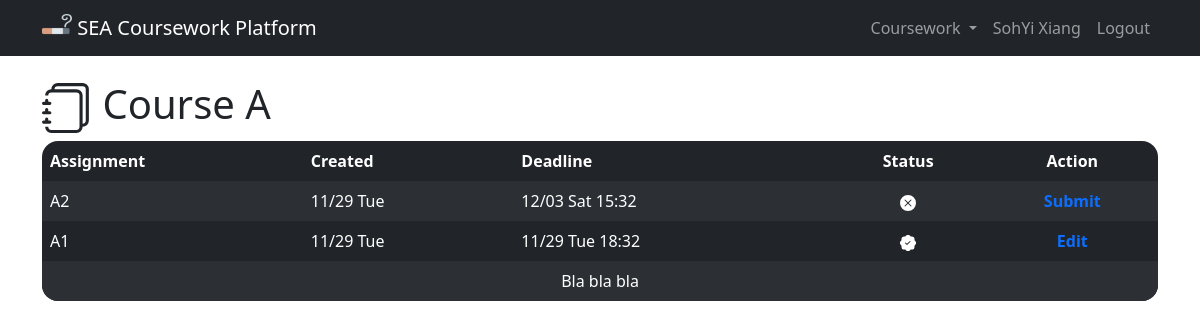
The app's page /coursework/5 (signed in), older data.
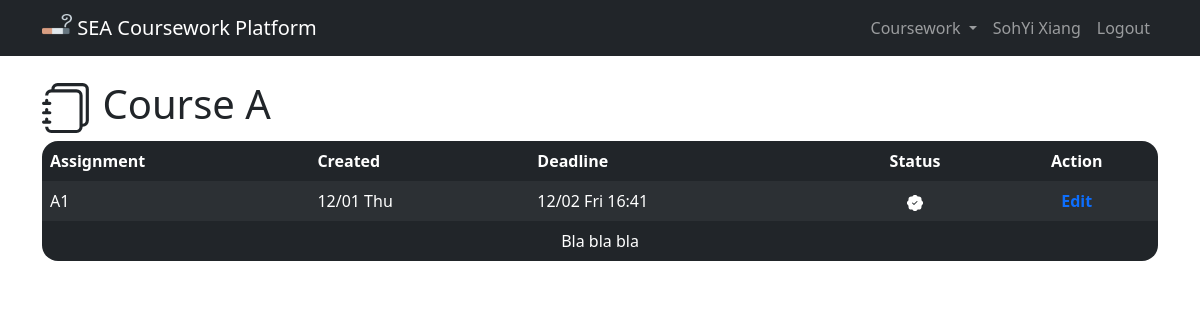
The same page, newer data.
### coursework/models.py (models this page shows)
class Assignment(models.Model):
    coursework = models.ForeignKey(
        Coursework,
        on_delete=models.PROTECT,
        related_name="assignment"
    )
    title = models.CharField(max_length=128)
    created_on = models.DateTimeField(auto_now_add=True)
    deadline = models.DateTimeField()
    def __str__(self):
        return self.title
    class Meta:
        ordering = ["coursework", "-created_on"]

### coursework/views.py (the view)
@login_required
def coursework_view(request, coursework_id):
    coursework = Coursework.objects.get(pk=int(coursework_id))
    if request.user in coursework.taken_person.all():
        return render(request, "coursework/coursework_view.html", {
            "coursework": coursework
        })
    else:
        messages.error(
            request, "You haven't join this coursework!"
        )
        return HttpResponseRedirect(reverse("index"))

### coursework/models.py (called while the page is built)
    def __str__(self):
        return self.name

    def __str__(self):
        return self.course.name

### coursework/templates/coursework/coursework_view.html (shortened to what this page needs)
{% extends "coursework/layout.html" %}
{% block body %}
<h1>
  {{ coursework }}
</h1>
<table class="table table-dark table-striped table-hover table-borderless">
  <thead>
    <tr>
      <th scope="col">Assignment</th>
      <th scope="col">Created</th>
      <th scope="col">Deadline</th>
      <th scope="col" class="text-center">Status</th>
      <th scope="col" class="text-center">Action</th>
    </tr>
  </thead>
  <tbody>
    {% for assignment in coursework.assignment.all %}
    <tr>
      <td>{{ assignment }}</td>
      <td>{{ assignment.created_on|date:'n/d D' }}</td>
      <td>{{ assignment.deadline|date:'n/d D G:i' }}</td>
      <td class="text-center">
      </td>
      <td class="text-center">
        {% if assignment.status.all %}
        <a href="{% url 'edit_assignment' coursework.id assignment.id %}" class="text-decoration-none fw-bold">
          Edit
        </a>
        {% else %}
        <a href="{% url 'assignment_view' coursework.id assignment.id %}" class="text-decoration-none fw-bold">
          Submit
        </a>
        {% endif %}
      </td>
    </tr>
    {% empty %}
    <tr>
      <td colspan="5">No assignment at the moment...</td>
    </tr>
    {% endfor %}
    <tr>
      <td colspan="5" style="text-align:center">
        {% if not user.status == "Student" %}
        <a href="{% url 'create_assignment' coursework.id %}">Create assignment</a>
        {% else %}
        Bla bla bla
        {% endif %}
      </td>
    </tr>
  </tbody>
</table>
{% endblock %}

Row changes from the older to the newer data that the page shows:
removed Assignment: title "A2", created_on "11/29 Tue", deadline "12/03 Sat 15:32", shows "Submit"
removed Assignment: title "A1", created_on "11/29 Tue", deadline "11/29 Tue 18:32", shows "Edit"
added Assignment: title "A1", created_on "12/01 Thu", deadline "12/02 Fri 16:41", shows "Edit"
